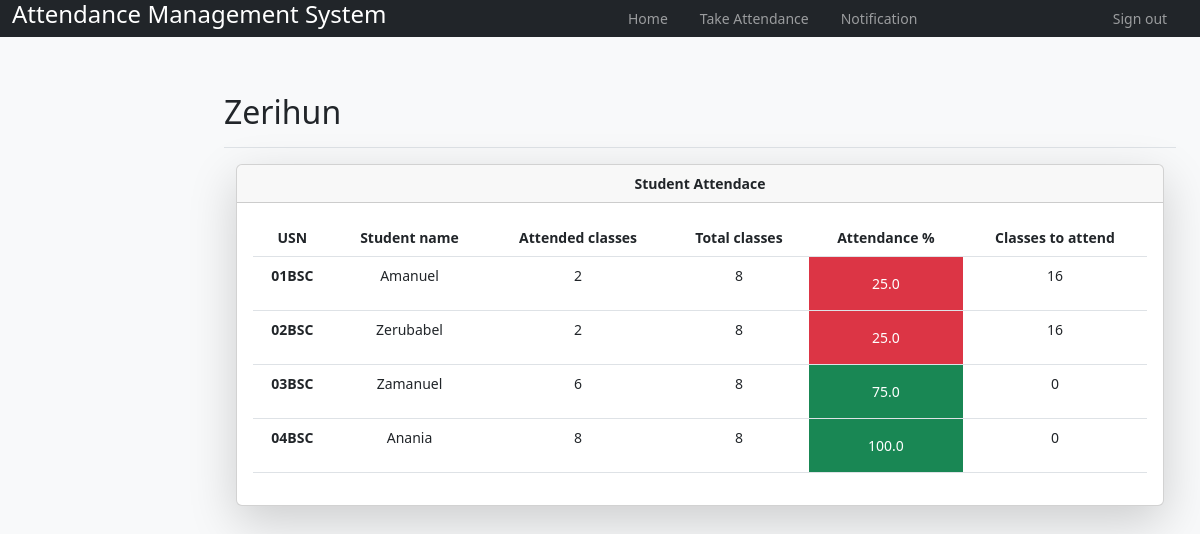
/teacher/12/Students/attendance/ (signed in), run on the app's committed database.
### amsApp/models.py (models this page shows, shortened)
class User(AbstractUser):
    class Role(models.TextChoices):
        ADMIN = "ADMIN", "Admin"
        STUDENT = "STUDENT", "Student"
        TEACHER = "TEACHER", "Teacher"
    base_role = Role.ADMIN
    role = models.CharField(max_length=50, choices=Role.choices)

class Teacher(models.Model):
    user = models.OneToOneField(User, on_delete=models.CASCADE)
    dept = models.ForeignKey(Dept, on_delete=models.CASCADE, null=True)
    name = models.CharField(max_length=100)
    gender = models.CharField(max_length=50, choices=gender_choice)
    DOB = models.DateField(null=True)

class AttendanceTotal(models.Model):
    course = models.ForeignKey(Course, on_delete=models.CASCADE)
    student = models.ForeignKey(Student, on_delete=models.CASCADE)
    class Meta:
        unique_together = (('student', 'course'),)
    @property
    def att_class(self):
        stud = Student.objects.get(name=self.student)
        cr = Course.objects.get(name=self.course)
        att_class = Attendance.objects.filter(course=cr, student=stud, status='True').count()
        return att_class
    @property
    def total_class(self):
        stud = Student.objects.get(name=self.student)
        cr = Course.objects.get(name=self.course)
        total_class = Attendance.objects.filter(course=cr, student=stud).count()
        return total_class
    @property
    def attendance(self):
        stud = Student.objects.get(name=self.student)
        cr = Course.objects.get(name=self.course)
        total_class = Attendance.objects.filter(course=cr, student=stud).count()
        att_class = Attendance.objects.filter(course=cr, student=stud, status='True').count()
        if total_class == 0:
            attendance = 0
        else:
            attendance = round(att_class / total_class * 100, 2)
        return attendance
    @property
    def classes_to_attend(self):
        stud = Student.objects.get(name=self.student)
        cr = Course.objects.get(name=self.course)
        total_class = Attendance.objects.filter(course=cr, student=stud).count()
        att_class = Attendance.objects.filter(course=cr, student=stud, status='True').count()
        cta = math.ceil((0.75 * total_class - att_class) / 0.25)
        if cta < 0:
            return 0
        return cta

class Student(models.Model):
    user = models.OneToOneField(User, on_delete=models.CASCADE)
    class_id = models.ForeignKey(Class, on_delete=models.CASCADE, null=True)
    USN = models.CharField(primary_key='True', max_length=100)
    name = models.CharField(max_length=200)
    gender = models.CharField(max_length=50, choices=gender_choice)
    DOB = models.DateField(null=True)
    def __str__(self):
        return self.name

class Course(models.Model):
    dept = models.ForeignKey(Dept, on_delete=models.CASCADE)
    id = models.CharField(primary_key=True, max_length=50)
    name = models.CharField(max_length=50)
    shortname = models.CharField(max_length=50)
    def __str__(self):
        return self.name

### amsApp/views.py (the view)
# urls.py: path('teacher/<int:assign_id>/Students/attendance/', views.t_student, name='t_student_url'),
@login_required()
def t_student(request, assign_id):
    ass = Assign.objects.get(id=assign_id)
    att_list = []
    for stud in ass.class_id.student_set.all():
        try:
            a = AttendanceTotal.objects.get(student=stud, course=ass.course)
        except AttendanceTotal.DoesNotExist:
            a = AttendanceTotal(student=stud, course=ass.course)
            a.save()
        att_list.append(a)
    return render(request, 'teacher_student.html', {'att_list': att_list})

### amsApp/templates/teacher_student.html (shortened to what this page needs)
{% load static %}
{% load avatar_tags %}
{% include "header.html" %}
{% include "teacher_header.html" %}
<div class="container-fluid">
  <div class="row py-3">
    <div class="col d-flex justify-content-end">
    </div>
<main class="col-md-9 ms-sm-auto col-lg-10 px-md-4">
  <div class=" align-items-center pt-3 pb-2 mb-3 border-bottom">
    <h1 class="h2">{{ request.user.teacher.name }}</h1>
  </div>
  <div class="container-fluid">
    <div class="row g-5">
        <div class="col">
            <div class="card shadow-lg text-center">
              <div class="card-header">
               <b>Student Attendace</b></div>
              <div class="card-body">
                <div class="table-responsive">
                  <table class="table table-hover">
                    <thead>
                      <tr>
                          <th scope="col">USN</th>
                          <th scope="col">Student name</th>
                          <th scope="col">Attended classes</th>
                          <th scope="col">Total classes</th>
                          <th scope="col">Attendance %</th>
                          <th scope="col">Classes to attend</th>
                      </tr>
                    </thead>
                    <tbody>
                      {% for a in att_list %}
                      <tr>
                          <th>{{ a.student_id }}</th>
                          <td>{{ a.student.name }}</td>
                          <td>{{ a.att_class }}</td>
                          <td>{{ a.total_class }}</td>
                          {% if a.attendance < 75 %}
                              <td class="p-3 mb-2 bg-danger text-white">{{ a.attendance }}</td>
                          {% else %}
                              <td class="p-3 mb-2 bg-success text-white">{{ a.attendance }}</td>
                          {% endif %}
                          <td>{{ a.classes_to_attend }}</td>
                      </tr>
                      {% empty %}
                              <p>No students</p>
                      {% endfor %}
                    </tbody>
                  </table>
                </div>
              </div>
            </div>
        </div>
    </div>
</div>
</main>
</div>
</div>
{% include "footer.html" %}

### amsApp/static/styles.css (style rules this page uses)
body { font-size: .875rem; }

### data on the page
User: user.teacher.name "Zerihun"
AttendanceTotal: student_id "01BSC", student.name "Amanuel", att_class "2", total_class "8", attendance "25.0", classes_to_attend "16"
AttendanceTotal: student_id "02BSC", student.name "Zerubabel", att_class "2", total_class "8", attendance "25.0", classes_to_attend "16"
AttendanceTotal: student_id "03BSC", student.name "Zamanuel", att_class "6", total_class "8", attendance "75.0", classes_to_attend "0"
AttendanceTotal: student_id "04BSC", student.name "Anania", att_class "8", total_class "8", attendance "100.0", classes_to_attend "0"
